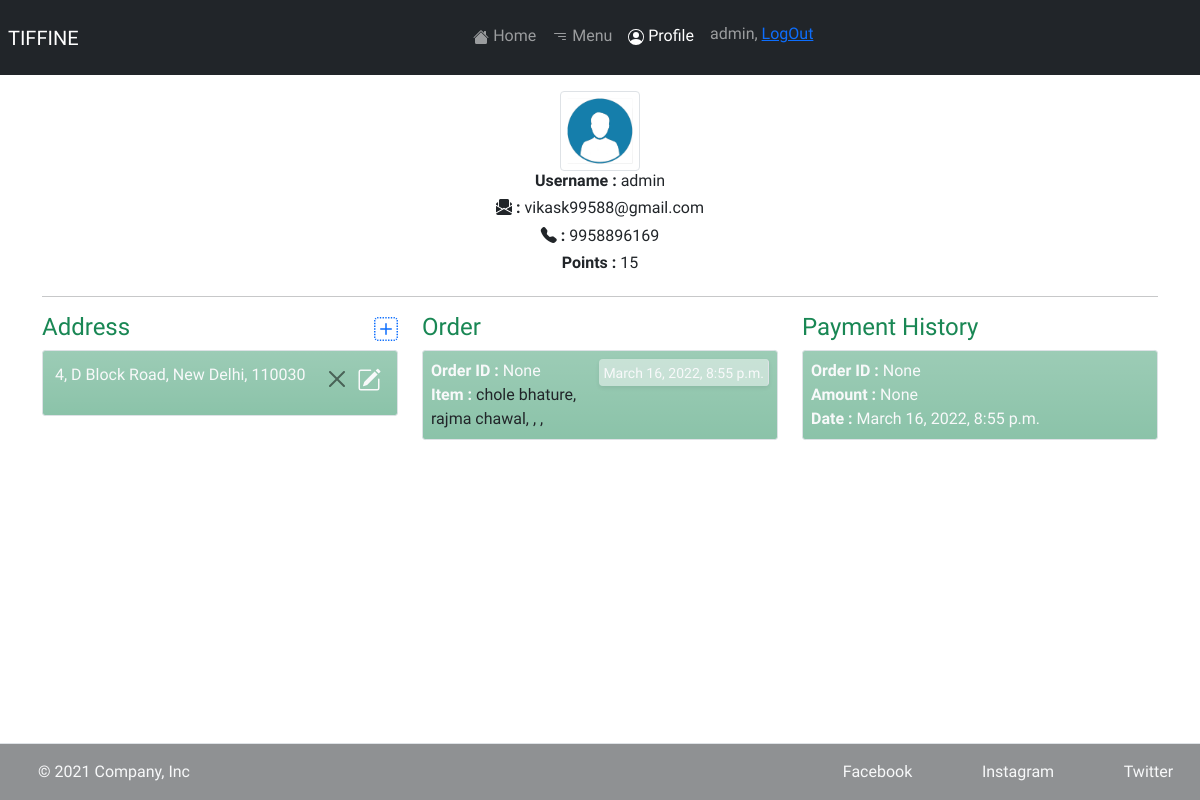
The page /user-profile/ (signed in) on the database as committed earlier.
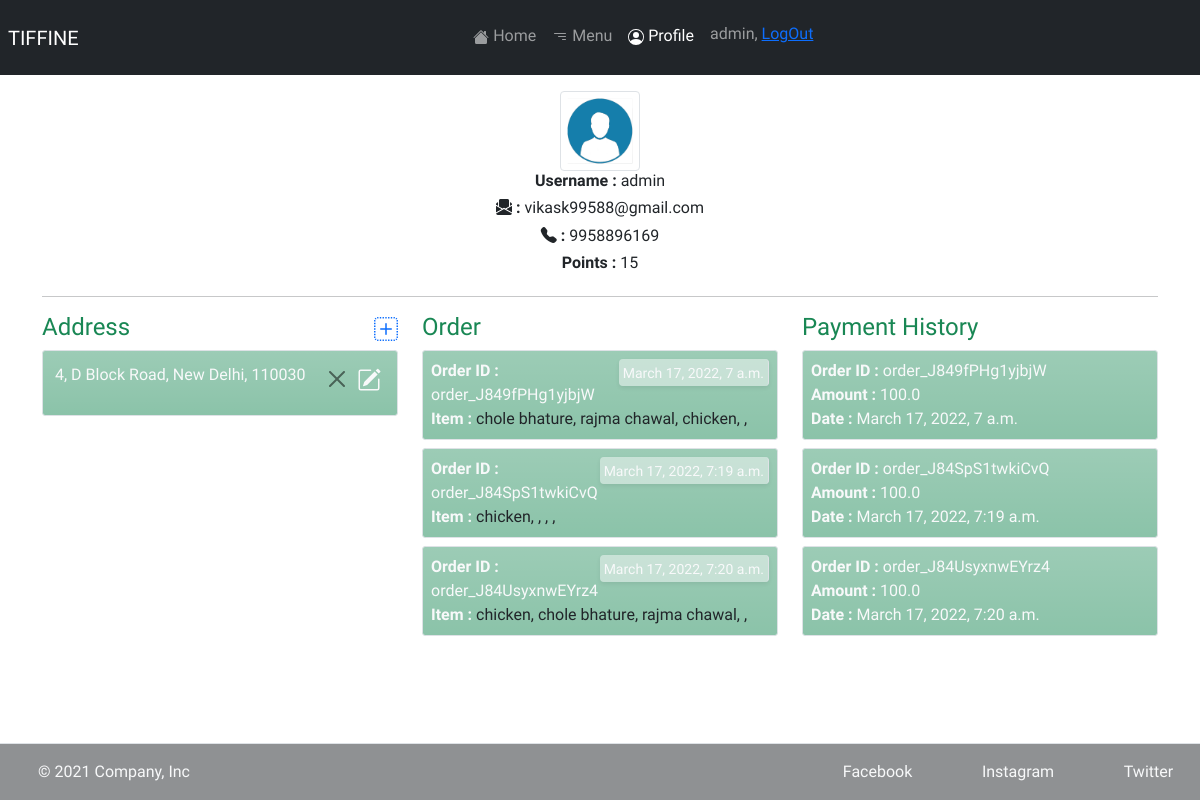
The same page on the database as committed later.
### tiffine_site/models.py (models this page shows, shortened)
class AddressModel(models.Model):
    user = models.ForeignKey(User, on_delete=models.CASCADE)
    street = models.CharField(max_length=100, null=True)
    locality = models.CharField(max_length=100, null=True)
    landmark = models.CharField(max_length=100, null=True)
    city = models.CharField(max_length=100, null=True)
    phone = models.IntegerField(blank=True, null=True)
    pincode = models.IntegerField(null=True)

class OrderDetails(models.Model):
    user = models.ForeignKey(
        User, blank=True, null=True, on_delete=models.SET_NULL, editable=False)
    item_1 = models.ForeignKey(
        MainDishModel, blank=True, related_name='item_1', null=True, on_delete=models.SET_NULL, editable=False)
    qyt_1 = models.PositiveIntegerField(
        blank=True,  null=True, editable=False, )
    item_2 = models.ForeignKey(
        MainDishModel, blank=True, related_name='item_2', null=True, on_delete=models.SET_NULL, editable=False)
    qyt_2 = models.PositiveIntegerField(blank=True,  null=True, editable=False)
    item_3 = models.ForeignKey(
        MainDishModel, blank=True, related_name='item_3', null=True, on_delete=models.SET_NULL, editable=False)
    qyt_3 = models.PositiveIntegerField(
        blank=True, null=True, editable=False, )
    item_4 = models.ForeignKey(
        MainDishModel, blank=True, related_name='item_4', null=True, on_delete=models.SET_NULL, editable=False)
    qyt_4 = models.PositiveBigIntegerField(
        blank=True, null=True, editable=False, )
    item_5 = models.ForeignKey(
        MainDishModel, blank=True, related_name='item_5', null=True, on_delete=models.SET_NULL, editable=False)
    qyt_5 = models.PositiveBigIntegerField(
        blank=True, null=True, editable=False, )
    order_id = models.CharField(
        max_length=100, blank=True, null=True, editable=False)
    payment_id = models.CharField(
        max_length=100, blank=True, null=True, editable=False)
    date_time = models.DateTimeField(
        default=timezone.now, blank=True, null=True, editable=False)
    amount = models.FloatField(blank=True, null=True, editable=False)
    upi_transaction_id = models.CharField(
        max_length=100, blank=True, null=True, editable=False)
    vpa = models.CharField(max_length=100, blank=True,
                           null=True, editable=False)
    card_id = models.CharField(
        max_length=100, blank=True, null=True, editable=False)
    bank = models.CharField(max_length=100, blank=True,
                            null=True, editable=False)
    method = models.CharField(
        max_length=100, blank=True, null=True, editable=False)
    wallet = models.CharField(
        max_length=100, blank=True, null=True, editable=False)

class MainDishModel(models.Model):
    name = models.CharField(max_length=100)
    deatil = models.CharField(max_length=255)
    price = models.FloatField()
    discounted = models.FloatField()
    availablity = models.BooleanField(default=True)
    image = models.ImageField(upload_to='pictures')
    ingredients = models.CharField(max_length=255)
    type_of = models.CharField(choices=type_of, max_length=10, blank=True)

### tiffine_site/views.py (the view)
# urls.py: path('user-profile/', user_profile, name='user-profile'),
@login_required(login_url='login')
def user_profile(request):
    address = AddressModel.objects.filter(user=request.user)
    orders = OrderDetails.objects.filter(user=request.user)
    phones = AddressModel.objects.filter(user=request.user)
    phone = []
    for i in phones:
        phone.append(i.phone)
    context = {
        'address': address,
        'add_form': AddressForm,
        'orders': orders,
        'phone': phone[0]
    }
    template = 'profile.html'
    return render(request, template_name=template, context=context)

### tiffine_site/templates/profile.html (shortened to what this page needs)
{% extends 'base.html' %}
{% block profile%}active{%endblock %}
{% block bottom %}
fixed-bottom
{% endblock %}
{% block content %}
{% load static %}
<link rel="stylesheet" href="{% static 'css/profile_.css' %}" />
</head>
<body class="">
    <div class="container mt-3">
        <div class="d-flex justify-content-center">
            <div class="row">
                <div class="col">
                    <img class="d-flex img-responsive img-thumbnail" height="80px" width="80px" src="{% static 'images/user-icon.png' %}" alt="">
                </div>
            </div>
        </div>
        <div class="d-flex justify-content-center">
            <div class="row">
                <div class="col">
                    <h6><strong>Username :</strong> {{request.user}}</h6>
                </div>
            </div>
        </div>
        <div class="d-flex justify-content-center">
            <div class="row">
                <div class="col">
                    <h6><strong><i class="bi bi-envelope-paper-fill"></i> : </strong> {{request.user.email}}</h6>
                </div>
            </div>
        </div>
        <div class="d-flex justify-content-center">
            <div class="row">
                <div class="col">
                    <h6><strong><i class="bi bi-telephone-fill"></i> :</strong> {{phone}}</h6>
                </div>
            </div>
        </div>
        <div class="d-flex justify-content-center">
            <div class="row">
                <div class="col">
                    <h6><strong>Points :</strong> 15</h6>
                </div>
            </div>
        </div>
        <hr>
        <div class="row d-flex mb-2">
            <div class="col-md-4 col-sm-12 d-inline-block" id= "address-sec">
                <h4 class="text-success">Address
                    <a href="" class="float-end" data-bs-toggle="modal" data-bs-target="#address-add">
                    </a>
                </h4>
                {% for addr_obj in address %}
                    <div class=" text-light p-2 bg-success bg-opacity-50 bg-gradient rounded-1 border shadow-x p-1 mb-2" >
                        <p class="p-1">{{addr_obj.street}}, {{addr_obj.city}}, {{addr_obj.pincode}}
                        <buttom class="float-end btn-edit m-1" id="add-{{addr_obj.id}}" data-sid="{{addr_obj.id}}" data-bs-toggle="modal" data-bs-target="#address-add" data-bs-toggle="modal" data-bs-target="#address-add">
                        </buttom>
                        <button  class="float-end btn-delete btn-close m-1" id="add-{{addr_obj.id}}" data-sid="{{addr_obj.id}}">
                        </button>
                    </p>
                    </div>
                {% empty %}
                    <p class="alert alert-info">Not found any address </p>
                {% endfor %}
            </div>
            <div class="col-md-4 col-sm-12 d-inline-block">
                <h4 class="text-success">Order</h4>
                {% for order_obj in orders %}
                    <div class="text-light p-2 bg-success  bg-opacity-50 bg-gradient rounded-1 border   shadow-x p-1 mb-2" >
                        <h6 class="float-end  rounded shadow-sm border-end p-1 bg-light bg-opacity-50"><small>{{order_obj.date_time}}</small></h6>
                        <p class="m-0"><strong>Order ID :</strong> {{order_obj.order_id}} </p>
                        <p class="m-0 text-dark"><strong class="text-light">Item :</strong> {{order_obj.item_1.name}}, {{order_obj.item_2.name}}, {{order_obj.item_3.name}}, {{order_obj.item_4.name}}, {{order_obj.item_5.name}}</p>
                    </div>
                {% empty %}
                    <p class="alert alert-info">Not found any Orders </p>
                {% endfor %}
            </div>
            <div class="col-md-4 col-sm-12 d-inline-block">
                <h4 class="text-success">Payment History</h4>
                {% for order_obj in orders %}
                    <div class="text-light p-2 bg-success  bg-opacity-50 bg-gradient rounded-1 border shadow-x p-1 mb-2" >
                        <p class="m-0"><strong>Order ID :</strong> {{order_obj.order_id}} </p>
                        <p class="m-0"><strong>Amount :</strong> {{order_obj.amount}} </p>
                        <p class="m-0"><strong>Date :</strong> {{order_obj.date_time}} </p>
                    </div>
                {% empty %}
                    <p class="alert alert-info">Not found any Orders </p>
                {% endfor %}
            </div>
        </div>
    </div>
</body>
{% endblock content %}

### tiffine_site/templates/base.html (shortened to what this page needs)
<!DOCTYPE html>
<html lang="en">
<head>
    <link href="node_modules/froala-editor/css/froala_editor.pkgd.min.css" rel="stylesheet" type="text/css" /><script type="text/javascript" src="node_modules/froala-editor/js/froala_editor.pkgd.min.js"></script>
    {% load static %}
    <link rel="stylesheet" href="{% static 'css/base_.css' %}">
    <link href="https://cdn.jsdelivr.net/npm/bootstrap@5.1.3/dist/css/bootstrap.min.css" rel="stylesheet">
    <link rel="stylesheet" href="https://cdnjs.cloudflare.com/ajax/libs/font-awesome/4.7.0/css/font-awesome.min.css">
    <link rel="stylesheet" href="https://cdn.jsdelivr.net/npm/bootstrap-icons@1.8.1/font/bootstrap-icons.css">
</head>
<body>
    <header class = ''>
        <nav class = "navbar navbar-expand-sm navbar-dark bg-dark p-2 mb-2 stick">
            <div class=" justify-content-center ml-3">
                <a class="navbar-brand " href="#">TIFFINE</a>
            </div>
            <div class="collapse navbar-collapse" id="navmenuitem" >
                <ul class="navbar-nav m-auto p-2">
                    <li class="nav-item ">
                        <a class="nav-link {% block home%}{%endblock %}" href="{% url 'index' %}">
                             Home</a>
                    </li>
                    <li class="nav-item">
                        <a class="nav-link {% block menu%}{%endblock %}" href="{% url 'menu' %}">
                               Menu
                        </a>
                    </li>
                    {% if user.is_authenticated %}
                    <li class="nav-item ">
                        <a class="nav-link {% block profile%}{%endblock %}" href="{% url 'user-profile'  %}">
                             Profile</a>
                    </li>
                    <li class="nav-item">
                        <h6 class="nav-link">{{ user.username }}, <a href="{% url 'logout_user' %}">LogOut</a></h6>
                    </li>
                    {% endif %}
                </ul>
            </div>
        </nav>
    </header>
    {% block content %}{% endblock %}
  <footer class="d-flex flex-wrap justify-content-between align-items-center text-light py-3 border-top {% block bottom %}{% endblock %} bg-dark bg-opacity-50">
    <div class="col-md-4 d-flex align-items-center text-light">
      <a href="/" class="mb-3 me-2 mb-md-0 text-light text-decoration-none lh-1">
        <svg class="bi" width="30" height="24"><use xlink:href="#bootstrap"/></svg>
      </a>
      <span class="">&copy; 2021 Company, Inc</span>
    </div>
    <ul class="nav col-md-4 justify-content-end list-unstyled d-flex d-flex justify-content-around ">
      <li class="ms-3"><a class="text-decoration-none text-light" href="#">Facebook</a></li>
      <li class="ms-3"><a class="text-decoration-none text-light" href="#">Instagram</a></li>
      <li class="ms-3"><a class="text-decoration-none text-light" href="#">Twitter</a></li>
    </ul>
  </footer>
</body>
</html>

### tiffine_site/static/css/base_.css (style rules this page uses)
* { font-family: "Arimo", sans-serif; }

### tiffine_site/static/css/profile_.css (style rules this page uses)
.shadow-x { transition: 0.3s ease-in-out; }

Rows that differ between the two databases and show on the page:
removed OrderDetails: date_time "March 16, 2022, 8:55 p.m.", order_id "None", item_1.name "chole bhature", item_2.name "rajma chawal", amount "None"
added OrderDetails: date_time "March 17, 2022, 7 a.m.", order_id "order_J849fPHg1yjbjW", item_1.name "chole bhature", item_2.name "rajma chawal", item_3.name "chicken", amount "100.0"
added OrderDetails: date_time "March 17, 2022, 7:19 a.m.", order_id "order_J84SpS1twkiCvQ", item_1.name "chicken", amount "100.0"
added OrderDetails: date_time "March 17, 2022, 7:20 a.m.", order_id "order_J84UsyxnwEYrz4", item_1.name "chicken", item_2.name "chole bhature", item_3.name "rajma chawal", amount "100.0"
